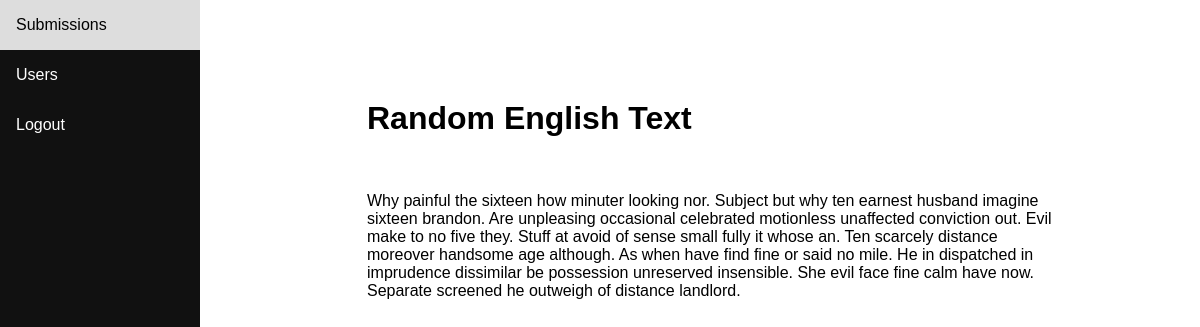
Screenshot of /view/2 (signed in) with the database file from the repository.
### tables this page shows
CREATE TABLE `submissions` (
  `id` int(6) unsigned NOT NULL AUTO_INCREMENT,
  `title` varchar(300) NOT NULL,
  `content` text NOT NULL,
  `create_time` datetime NOT NULL,
  `create_user_id` int(6) unsigned NOT NULL,
  PRIMARY KEY (`id`),
  KEY `user_id_fk` (`create_user_id`),
  CONSTRAINT `submissions_ibfk_1` FOREIGN KEY (`create_user_id`) REFERENCES `users` (`id`)
);

### index.php (called while the page is built, shortened)
<?php
$app = new Application();
$app->dispatch($_SERVER['REQUEST_URI']);

### framework/Model.php (called while the page is built, shortened)
<?php
abstract class Model
{
    protected $table_name;
    protected $model_name;
    protected $attributes;
    public $db;
    protected function db_initialise()
    {
        if ($this->db === null) {
            $this->db = new mysqli(DB_SERVER, DB_USERNAME, DB_PASSWORD, DB_DATABASE);
        }
    }
    public function findAllByAttributes(array $params, $return_first = false)
    {
        $model_file= __DIR__.'/../model/'.$this->model_name.'.php';
        $command = 'SELECT * FROM '.$this->table_name;
        $condition = '';
        foreach ($params as $key=>$value) {
            if (in_array($key, $this->attributes) || $key == 'id') {
                $condition .= ' '.$key .'=\''.$value.'\' AND';
            }
        }
        if (!empty($condition)) {
            $condition = rtrim($condition, 'AND');
        }
        $command = $command.' WHERE'.$condition;
        $result = $this->db->query($command);
        $return_array = null;
        if (isset($result) && $result) {
            $return_array = array();
            while ($row = $result->fetch_assoc()) {
                $model = new $this->model_name();
                $model->id = $row['id'];
                foreach ($this->attributes as $attribute) {
                    $model->$attribute = $row[$attribute];
                }
                $return_array[] = $model;
            }
            if ($return_first && !empty($return_array)) {
                $return_array = $return_array[0];
            } elseif (empty($return_array)) {
                return null;
            }
        }
        return $return_array;
    }
    public function findByPk($id)
    {
        return $this->findAllByAttributes(array('id'=>$id), true);
    }
}

### view/submission/view.php (the view)
<?php
if (isset($submission)) {?>
    <div style="width:70%;margin:auto;">
        <h1><?=$submission->title;?></h1>
          <br>
              <p><?=$submission->content;?></p>
            </div>
          <?php  }?>

### assets/portal.css (style rules this page uses)
* { box-sizing: border-box; }
body { margin: 0; font-family: Arial, Helvetica, sans-serif; }

### rows the page displays
submissions: title "Random English Text", content "Why painful the sixteen how minuter looking nor. Subject but why ten earnest husband imagine sixteen brandon. Are unpleasing occasional celebrated motionless unaffected conviction out. Evil make to no five they. Stuff at avoid of sense small fully it whose an. Ten scarcely distance moreover handsome age although. As when have find fine or said no mile. He in dispatched in imprudence dissimilar be possession unreserved insensible. She evil face fine calm have now. Separate screened he outweigh of distance landlord."
